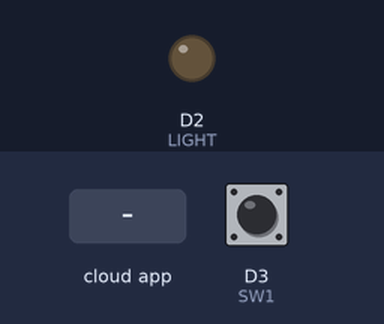
The sketch below on a simulated ESP8266 (NodeMCU). On the bench: output pins drawn as LEDs (lit = HIGH). The inputs (shaded band) are chosen by the test bench; at power-on: D3 (SW1) HIGH. Not simulated (calls return 0 or success): CayenneWiFiClient.h.

Above: at 2.7 s.
2.8 s: the phone or cloud app sets 2 to 1
At 3.4 s:
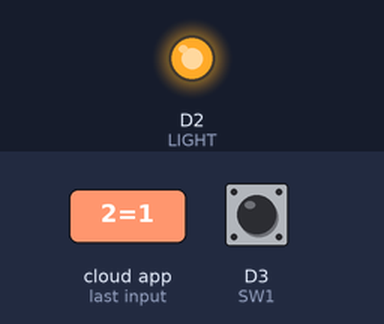
4.3 s: the phone or cloud app sets 2 to 0
At 5.7 s:
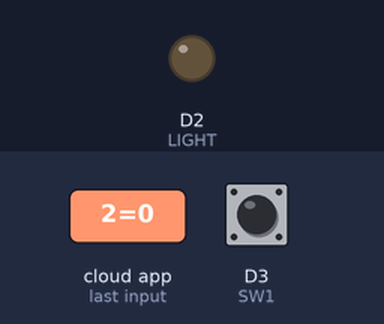
Timing chart, 0 to 7.3 s (numbered marks = the images above; inputs shaded):
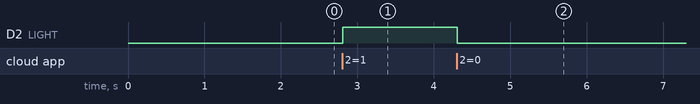

The sketch:

Light_SW.ino
```cpp
#define CAYENNE_DEBUG         // Uncomment to show debug messages
#define CAYENNE_PRINT Serial  // Comment this out to disable prints and save space

#include "CayenneDefines.h"
#include "BlynkSimpleEsp8266.h"
#include "CayenneWiFiClient.h"

// Cayenne authentication token. This should be obtained from the Cayenne Dashboard.
char token[] = "fvcaj83cfz";
// Your network name and password.
char ssid[] = "jyoun-soohee";
//char ssid[] = "jyoun_ASUS";
char password[] = "07040251995";

#define LIGHT D2
#define SW1   D3

char preKeyValue=0, keyValue=0;

void setup()
{
  // initialize digital pin 2 as an output.
  pinMode(LIGHT, OUTPUT);
  // initialize digital pin 3 as an input.
  pinMode(SW1, INPUT);

  Serial.begin(9600);
  Cayenne.begin(token, ssid, password);
}

void loop()
{
  Cayenne.run();
  checkKey();
}

// This function will be called every time a Dashboard widget writes a value to Virtual Pin 2.
CAYENNE_IN(V2)
{
  CAYENNE_LOG("Got a value: %s", getValue.asStr());
  int i = getValue.asInt();

  if (i == 0)
  {
    digitalWrite(LIGHT, LOW);
  }
  else
  {
    digitalWrite(LIGHT, HIGH);
  }
}

void checkKey()
{
    keyValue = digitalRead(SW1);
    if( preKeyValue != keyValue )
    {
      Cayenne.virtualWrite(V3, keyValue);
      preKeyValue = keyValue;
    }
}
```

Measured:
- after the input at 2.8 s, D2 (LIGHT): LOW → HIGH at once
- after the input at 4.3 s, D2 (LIGHT): HIGH → LOW at once
